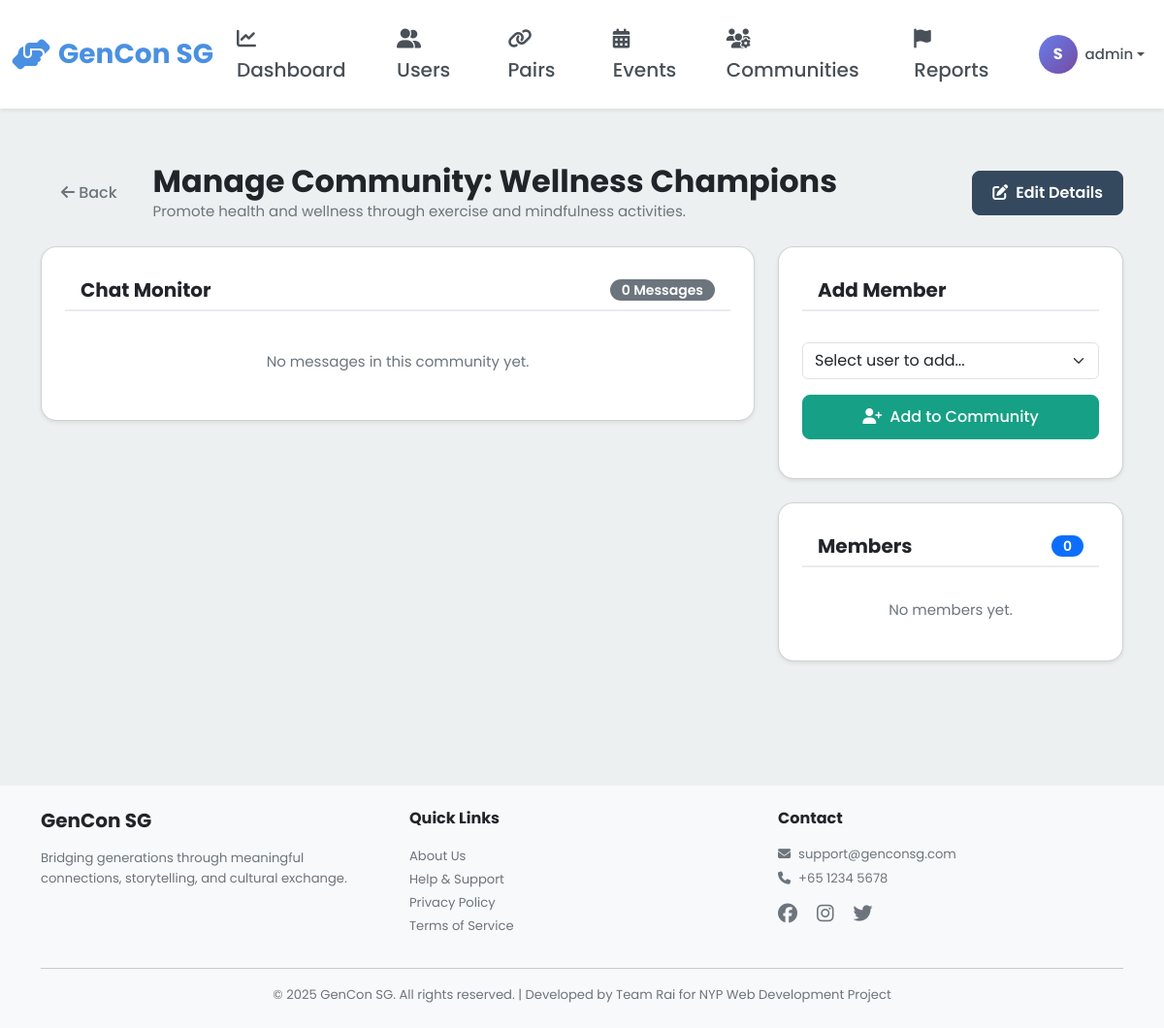
Before: /admin/communities/12/manage (signed in) with the older database file.
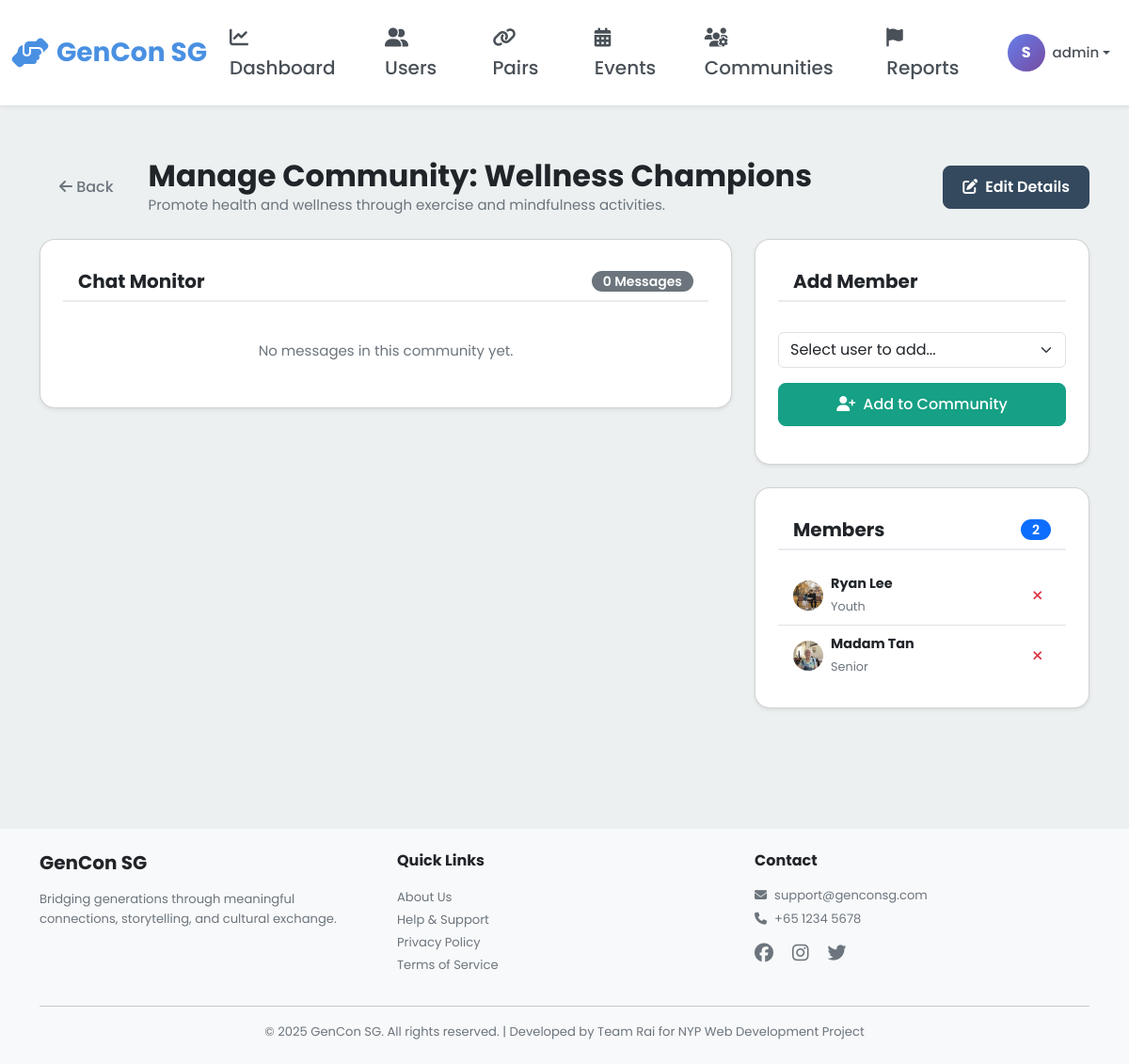
After: the same page with the newer database file.
### models.py (models this page shows, shortened)
class CommunityMember(db.Model):
    __tablename__ = 'community_members'
    id = db.Column(db.Integer, primary_key=True)
    community_id = db.Column(db.Integer, db.ForeignKey('communities.id'), nullable=False, index=True)
    user_id = db.Column(db.Integer, db.ForeignKey('users.id'), nullable=False, index=True)
    joined_at = db.Column(db.DateTime, default=datetime.utcnow, nullable=False)
    community = db.relationship('Community', back_populates='members')
    user = db.relationship('User')
    __table_args__ = (db.UniqueConstraint('community_id', 'user_id', name='unique_community_user'),)

class User(db.Model):
    __tablename__ = 'users'
    id = db.Column(db.Integer, primary_key=True)
    username = db.Column(db.String(80), unique=True, nullable=False, index=True)
    password_hash = db.Column(db.String(255), nullable=False)
    email = db.Column(db.String(120), unique=True, nullable=False, index=True)
    full_name = db.Column(db.String(120), nullable=False)
    phone = db.Column(db.String(20))
    age = db.Column(db.Integer, nullable=False)
    bio = db.Column(db.Text)  # User biography
    school = db.Column(db.String(255))  # School or organization for youth
    role = db.Column(db.String(20), nullable=False)  # 'senior', 'youth', or 'admin'
    profile_picture = db.Column(db.String(255), default='images/default-avatar.png')
    disable_reason = db.Column(db.Text)
    interests_json = db.Column(db.Text)  # Stores interests as JSON array
    languages_json = db.Column(db.Text)  # Stores languages as JSON array
    accessibility_settings_json = db.Column(db.Text)  # Stores settings as JSON object
    created_at = db.Column(db.DateTime, default=datetime.utcnow, nullable=False)
    last_active = db.Column(db.DateTime, default=datetime.utcnow, nullable=False)
    is_active = db.Column(db.Boolean, default=True)
    stories = db.relationship('Story', back_populates='user', lazy='dynamic')
    sent_messages = db.relationship('Message', foreign_keys='Message.sender_id',
                                   back_populates='sender', lazy='dynamic')
    received_messages = db.relationship('Message', foreign_keys='Message.recipient_id',
                                       back_populates='recipient', lazy='dynamic')
    senior_pairs = db.relationship('Pair', foreign_keys='Pair.senior_id',
                                   back_populates='senior', lazy='dynamic')
    youth_pairs = db.relationship('Pair', foreign_keys='Pair.youth_id',
                                 back_populates='youth', lazy='dynamic')
    streak = db.relationship('Streak', back_populates='user', uselist=False)
    badges = db.relationship('Badge', back_populates='user', lazy='dynamic')
    checkins = db.relationship('Checkin', back_populates='user', lazy='dynamic')
    @property
    def interests(self):
        """Get interests as Python list from JSON string."""
        if self.interests_json:
            return json.loads(self.interests_json)
        return []
    @interests.setter
    def interests(self, value):
        """Set interests from Python list, store as JSON string."""
        self.interests_json = json.dumps(value)
    @property
    def languages(self):
        """Get languages as Python list from JSON string."""
        if self.languages_json:
            return json.loads(self.languages_json)
        return []
    @languages.setter
    def languages(self, value):
        """Set languages from Python list, store as JSON string."""
        self.languages_json = json.dumps(value)
    @property
    def accessibility_settings(self):
        """Get accessibility settings as Python dict from JSON string."""
        if self.accessibility_settings_json:
            return json.loads(self.accessibility_settings_json)
        return {}

### blueprints/admin.py (the view)
@admin_bp.route('/communities/<int:community_id>/manage')
@admin_required
def manage_community(community_id):
    community = Community.query.get_or_404(community_id)
    posts = CommunityPost.query.filter_by(community_id=community_id)\
        .order_by(CommunityPost.created_at.desc()).all()
    members = community.members.all()
    member_user_ids = [m.user_id for m in members]
    if member_user_ids:
        non_members = User.query.filter(User.role != 'admin', ~User.id.in_(member_user_ids)).all()
    else:
        non_members = User.query.filter(User.role != 'admin').all()
    return render_template('admin/manage_community.html',
                           community=community,
                           posts=posts,
                           members=members,
                           non_members=non_members)

### app.py (called while the page is built)
@app.context_processor
def inject_user():
    user_streak = 0
    if 'user_id' in session:
        from models import Streak
        streak = Streak.query.filter_by(user_id=session['user_id']).first()
        if streak:
            user_streak = streak.current_streak
    return dict(session=session, user_streak=user_streak)

@app.after_request
def add_security_headers(response):
    csp = (
        "default-src 'self'; "
        "script-src 'self' 'unsafe-inline' 'unsafe-eval' blob: https://cdn.jsdelivr.net https://cdnjs.cloudflare.com; "
        "style-src 'self' 'unsafe-inline' https://cdn.jsdelivr.net https://cdnjs.cloudflare.com https://fonts.googleapis.com; "
        "font-src 'self' https://cdnjs.cloudflare.com https://fonts.gstatic.com; "
        "img-src 'self' data: blob: https:; "
        "connect-src 'self' ws: wss: https://cdn.jsdelivr.net https://cdnjs.cloudflare.com; "
        "worker-src 'self' blob:;"
    )
    response.headers['Content-Security-Policy'] = csp
    return response

### templates/admin/manage_community.html (shortened to what the changed rows need)
{% extends "base.html" %}
{% block content %}
<div class="container py-4">
    <div class="d-flex justify-content-between align-items-center mb-4">
        <div class="d-flex align-items-center">
            <div>
                <h2 class="mb-0">Manage Community: {{ community.name }}</h2>
            </div>
        </div>
    </div>
    <div class="row">
        <div class="col-lg-4">
            <div class="card shadow-sm">
                <div class="card-header bg-white d-flex justify-content-between align-items-center">
                    <h5 class="mb-0">Members</h5>
                    <span class="badge bg-primary">{{ members|length }}</span>
                </div>
                <div class="list-group list-group-flush" style="max-height: 400px; overflow-y: auto;">
                    {% for member in members %}
                    {% set mpfp = member.user.profile_picture %}
                    {% if not mpfp.startswith('images/') %}{% set mpfp = 'images/' + mpfp %}{% endif %}
                    <div class="list-group-item d-flex justify-content-between align-items-center">
                        <div class="d-flex align-items-center">
                            <img src="{{ url_for('static', filename=mpfp) }}" class="rounded-circle me-2" style="width: 32px; height: 32px; object-fit: cover;">
                            <div>
                                <div class="fw-bold" style="font-size: 0.9rem;">{{ member.user.full_name }}</div>
                                <small class="text-muted" style="font-size: 0.8rem;">{{ member.user.role|capitalize }}</small>
                            </div>
                        </div>
                        <form action="{{ url_for('admin.remove_community_member', community_id=community.id, user_id=member.user.id) }}" method="POST" onsubmit="return confirm('Remove this user from the community?');">
                            <button type="submit" class="btn btn-outline-danger btn-sm py-0 px-2" title="Remove">
                                <i class="fas fa-times"></i>
                            </button>
                        </form>
                    </div>
                    {% else %}
                    <div class="p-3 text-center text-muted">
                        No members yet.
                    </div>
                    {% endfor %}
                </div>
            </div>
        </div>
    </div>
</div>
{% endblock %}

Changed rows visible on the page:
added CommunityMember: profile_picture (picture), user.full_name "Ryan Lee", user.role "Youth"
added CommunityMember: profile_picture (picture), user.full_name "Madam Tan", user.role "Senior"
Other visible differences:
{{ members|length }}: "0" → "2"
text no longer shown: "No members yet."
